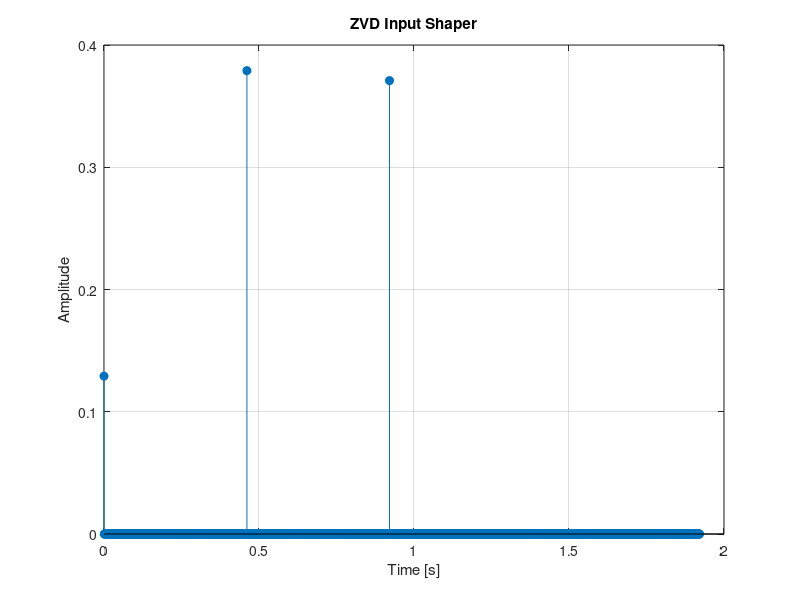
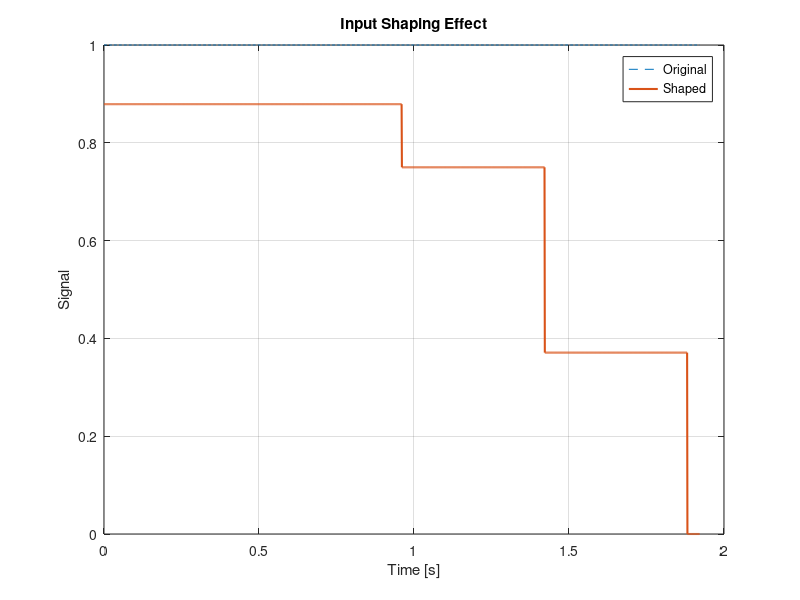

Reproduce these figures in MATLAB, in order.
%% ZVD Input Shaper Design for Gantry Crane Pendulum
clear; clc;

%% =========================
% 1) USER INPUT (CHOOSE ONE)
% ==========================

mode = "manual";  
% "manual"  -> you enter wn and zeta
% "data"    -> estimate from measured signal

%% =========================
% 2) PARAMETERS
% ==========================

% ---- MANUAL INPUT ----
wn = 6.822;        % natural frequency [rad/s]
zeta = 0.0069;     % damping ratio [-]

wd = wn * sqrt(1 - zeta^2);

K = exp(-zeta * pi / sqrt(1 - zeta^2))

%% =========================
% 4) ZVD SHAPER COEFFICIENTS
% ==========================

A1 = 1 / (1 + K)^2;
A2 = 2*K / (1 + K)^2;
A3 = K^2 / (1 + K)^2;

t1 = 0;
t2 = pi / wd;
t3 = 2*pi / wd;

%% =========================
% 5) VALIDATION CHECKS
% ==========================

fprintf('--- ZVD SHAPER ---\n');
fprintf('wn   = %.4f rad/s\n', wn);
fprintf('zeta = %.4f\n', zeta);
fprintf('wd   = %.4f rad/s\n\n', wd);

fprintf('Amplitudes:\n');
fprintf('A1 = %.4f\n', A1);
fprintf('A2 = %.4f\n', A2);
fprintf('A3 = %.4f\n', A3);

fprintf('\nTimes:\n');
fprintf('t1 = %.4f s\n', t1);
fprintf('t2 = %.4f s\n', t2);
fprintf('t3 = %.4f s\n', t3);

fprintf('\nSum of amplitudes = %.4f\n', A1 + A2 + A3);

%% ZVDD

A1 = 1 / (1 + K)^3;
A2 = 3*K / (1 + K)^3;
A3 = 3*K^2 / (1 + K)^3;
A4 = K^3 / (1 + K)^3;

t1 = 0;
t2 = pi / wd;
t3 = 2*pi / wd;
t4 = 3*pi / wd;

% =========================
% ZVDD VALIDATION CHECKS
% ==========================

fprintf('--- ZVDD SHAPER ---\n');
fprintf('wn   = %.4f rad/s\n', wn);
fprintf('zeta = %.4f\n', zeta);
fprintf('wd   = %.4f rad/s\n\n', wd);

fprintf('Amplitudes:\n');
fprintf('A1 = %.4f\n', A1);
fprintf('A2 = %.4f\n', A2);
fprintf('A3 = %.4f\n', A3);
fprintf('A4 = %.4f\n', A4);

fprintf('\nTimes:\n');
fprintf('t1 = %.4f s\n', t1);
fprintf('t2 = %.4f s\n', t2);
fprintf('t3 = %.4f s\n', t3);
fprintf('t4 = %.4f s\n', t4);


fprintf('\nSum of amplitudes = %.4f\n', A1 + A2 + A3 + A4);

%% =========================
% 6) CREATE DISCRETE SHAPER
% ==========================

% Define time vector for visualization
t_sim = 0:0.001:(t3 + 1);

% Create impulse-like signal
u = zeros(size(t_sim));
[~, idx1] = min(abs(t_sim - t1));
[~, idx2] = min(abs(t_sim - t2));
[~, idx3] = min(abs(t_sim - t3));

u(idx1) = A1;
u(idx2) = A2;
u(idx3) = A3;

%% =========================
% 7) PLOT SHAPER
% ==========================

figure;
stem(t_sim, u, 'filled');
xlabel('Time [s]');
ylabel('Amplitude');
title('ZVD Input Shaper');
grid on;

%% =========================
% 8) OPTIONAL: APPLY SHAPER
% ==========================

% Example: shaping a step input
r = ones(size(t_sim));

% Convolution (discrete approximation)
r_shaped = conv(r, u, 'same');

figure;
plot(t_sim, r, '--', 'DisplayName', 'Original');
hold on;
plot(t_sim, r_shaped, 'LineWidth', 1.5, 'DisplayName', 'Shaped');
legend;
xlabel('Time [s]');
ylabel('Signal');
title('Input Shaping Effect');
grid on;
